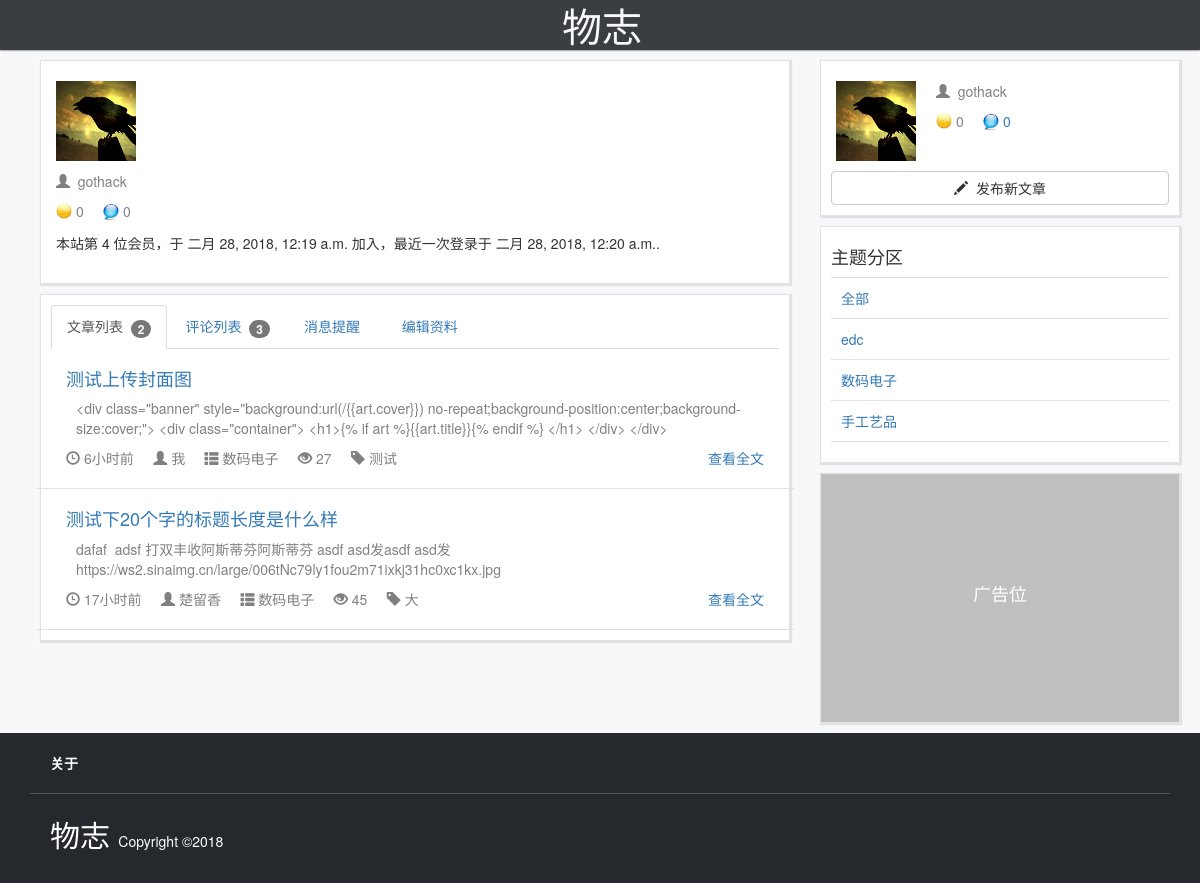
Page /userpage/member/gothack/ (signed in) on the earlier database version.
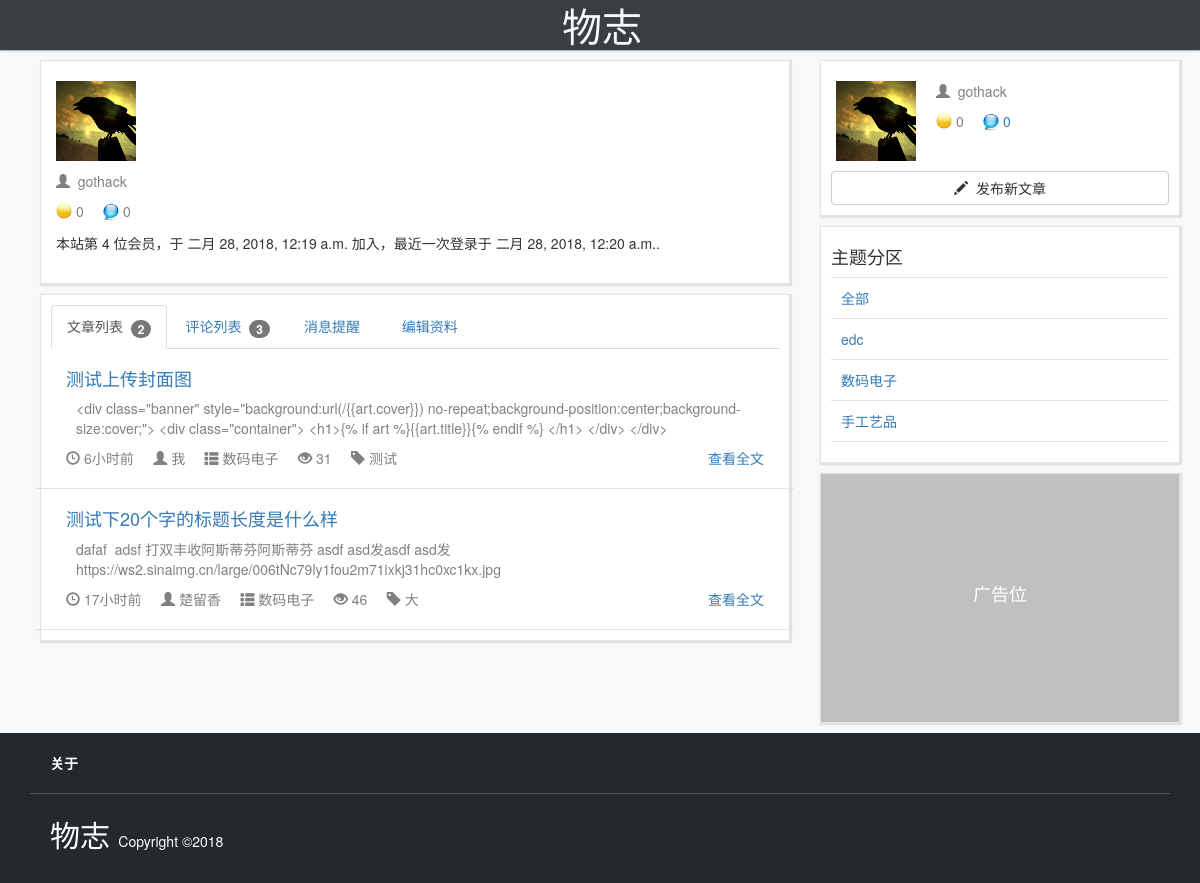
Same page on the later database version.
### article/models.py (models this page shows)
class Article(models.Model):
    id=models.AutoField(primary_key=True)
    section=models.ForeignKey(Section,on_delete=models.CASCADE,default=0)
    author_id = models.ForeignKey(Profile,on_delete=models.CASCADE,default=0)
    author = models.CharField(max_length=128,default='')
    publish_time = models.DateTimeField(auto_now_add=True,editable=False)
    cover = models.ImageField(upload_to='static/upload/', blank=True, null=True)
    title = models.CharField(max_length=1024)
    detail = HTMLField()
    ip = models.GenericIPAddressField(blank=True,null=True)
    tag = models.CharField(max_length=128, blank=True, null=True)
    visible = models.CharField(choices=(('Y','是'),('N','否')),max_length=64,default='N')
    readtime = models.IntegerField(default=0)
    comment_count = models.IntegerField(default=0)
    def __str__(self):
        return self.title
    class Meta:
        db_table ="article"
        ordering = ['-publish_time']

class Section(models.Model):
    id = models.AutoField(primary_key=True)
    name = models.CharField(max_length=256)
    def __str__(self):
        return self.name
    class Meta:
        db_table ="Section"

### userpage/views.py (the view)
# urls.py: path('member/<str:username>/', views.profile, name='profile'),
@login_required
@transaction.atomic
def profile(request, username):
    inst_user = User.objects.get(username=username)
    inst_profile = Profile.objects.get(user=inst_user)
    arts = Article.objects.filter(author_id=inst_profile)
    comments = Comment.objects.filter(user=inst_profile).filter(invalid='N')
    if username == request.user.username:
        if request.method == 'POST':
            user_form = UserForm(request.POST, instance=request.user)
            profile_form = ProfileForm(request.POST, instance=request.user.profile)
            if user_form.is_valid() and profile_form.is_valid():
                user_form.save()
                profile_form.save()
                return redirect('.')
            else:
                messages.error(request, user_form.errors)
        else:
            user_form = UserForm(instance=request.user)
            profile_form = ProfileForm(instance=request.user.profile)
        msgs = Msg.objects.filter(mention_user=inst_profile).order_by('-comment_time')
        for i in msgs:
            i.unread='N'
            i.save()
        unread = inst_profile.unread
        inst_profile.unread=0
        inst_profile.save()
        return render(request, 'userpage/profile.html', {'member':inst_user,'arts':arts,'comments':comments,'user_form': user_form,'profile_form': profile_form,'notice':msgs,'unread':unread})
    else:
        return render(request, 'userpage/profile.html', {'member':inst_user,'arts':arts,'comments':comments})

### article/templatetags/timetonow.py (called while the page is built)
@register.filter
@stringfilter
def timetonow(value):
    valuetime = datetime.datetime.strptime(value, "%Y-%m-%d %H:%M:%S.%f+00:00")
    now = timezone.now()
    now = now.replace(tzinfo=None)
    delta = now-valuetime
    s = delta.seconds
    if s>86400:
    	return '%d天前' % (int(s/86400))
    elif s>3600:
    	return '%d小时前' % (int(s/3600))
    elif s>120:
    	return '%d分钟前' % (int(s/120))
    else:
    	return '刚刚'

### edconline/globalarg.py (called while the page is built)
def settings(request):
    secs = Section.objects.all()
    if request.user.is_authenticated:
        userid = request.user.id
        user =Profile.objects.get(user=userid)
        return {'secs':secs,'user':user}
    else:
        return {'secs':secs}

### userpage/models.py (called while the page is built)
    def __str__(self):
        return self.user.username

### userpage/templates/userpage/profile.html (shortened to what this page needs)
{% extends "base.html"%}
{% load timetonow %}
{% block banner %}
    <div style="height:30px">
    </div>
{% endblock %}
{% block content%}
    <div class="card">
        <div class="usercard row">
            <div class="usercard-avatar" style="background:url(/{{member.profile.avatar}}) no-repeat;background-size:80px 80px;">
            </div>
            <div class="usercard-info">
                <p>
                    <span class="glyphicon glyphicon-user fad"> </span>&nbsp;<span class="fad">
                        {{member.username}}
                    </span>
                </p>
                <p>
                    <img src="/static/image/coin16.png" style="display:inline-block;padding-bottom: 4px" alt="金币" >
                    <span class="fad">
                        {{member.profile.point}}
                    </span> &nbsp;&nbsp;&nbsp;
                    {% ifequal member.id  user.id %}
                    <img src="/static/image/notice.png" width="16" height="16" style="display:inline-block;padding-bottom: 2px;width:16px;height:20px" alt="未读提醒" >
                    <span class="fad" alt="未读提醒">
                        0{{user.msg}}
                    </span> &nbsp;&nbsp;&nbsp;
                    {% endifequal %}
                </p>
                <p> 本站第 {{member.id}} 位会员，于 {{member.date_joined}} 加入，最近一次登录于 {{member.last_login}}.
            </div>
        </div>
    </div>
    <div class="card">
        <ul class="nav nav-tabs" id="tab-nav">
          <li role="presentation" >
              <a href="javascript:;">文章列表 &nbsp;<span class="badge">{{arts|length}}</span></a>
          </li>
          <li role="presentation" >
              <a href="javascript:;">评论列表 &nbsp;<span class="badge">{{comments|length}}</span></a>
          </li>
          {% ifequal member.id  user.id %}
          <li role="presentation" >
            <a href="javascript:;">消息提醒 &nbsp; {% ifnotequal unread 0 %}<span class="badge" style="background-color:#d73a49">{{unread}}</span>{% endifnotequal %}</a>
          </li>
          <li role="presentation" >
              <a href="javascript:;">编辑资料</a>
          </li>
          {% endifequal %}
        </ul>
    <div class="detail-tab">
        <div class="profile-tab" >
        {% for i in arts %}
        <div class="preview row member_arts" style="padding:10px 10px 10px 10px;border-bottom: 1px solid #e2e2e2">
            <div class="preview-info">
                <a href="/article/{{i.id}}/"><h4>{{i.title}}</h4></a>
                <p class="fad">{{i.detail|striptags|truncatechars:500|safe}} </p>
                <span class="glyphicon glyphicon-time fad"> </span>&nbsp;<span class="fad">{{i.publish_time|timetonow}}</span>
                <span class="glyphicon glyphicon-user fad"> </span>&nbsp;<span class="fad">{{i.author}}</span>
                <span class="glyphicon glyphicon-th-list fad"> </span>&nbsp;<a href="/?catalog={{i.section}}"><span class="fad">{{i.section}}</span></a>
                <span class="glyphicon glyphicon-eye-open fad"> </span>&nbsp;<span class="fad">{{i.readtime}}</span>
                <span class="glyphicon glyphicon-tag fad"> </span>&nbsp;<span class=" fad">{{i.tag}}</span>
                <span class="pull-right">
                    <span><a href="/article/{{i.id}}/" target="__blank">查看全文</a></span>
                </span>
            </div>
        </div>
        {% endfor %}
        </div>
    </div>
    </div>
{% endblock %}

Differences in the rows shown:
changed Article "测试上传封面图": readtime "27" → "31"
changed Article "测试下20个字的标题长度是什么样": readtime "45" → "46"
